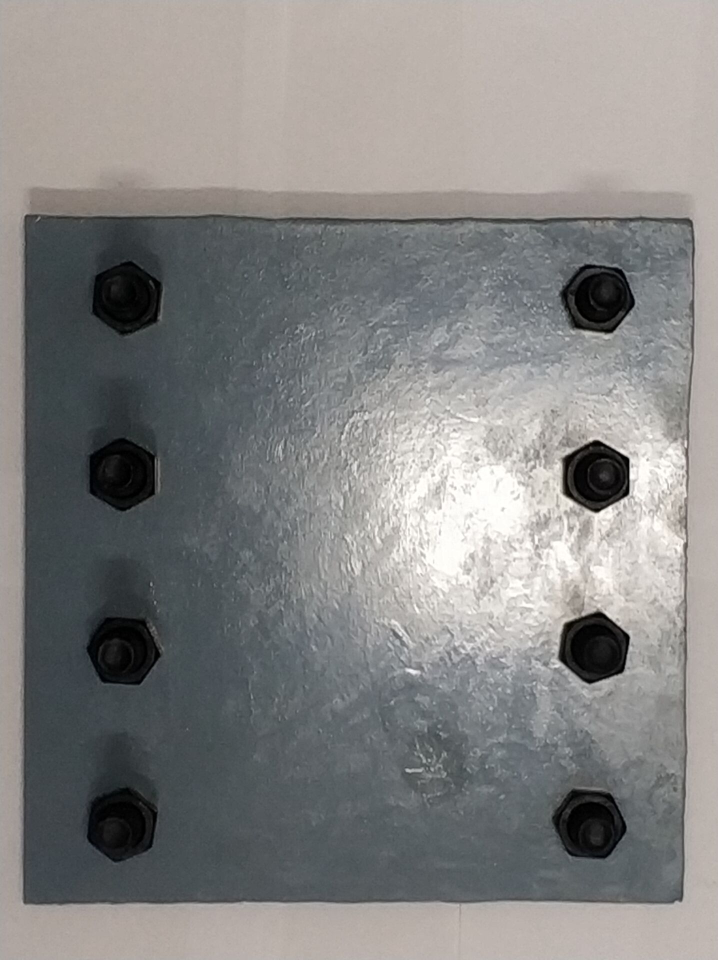
%> input picture code-refined/pic5/1.jpg, 1436 x 1920 px (shown at 1/2 size); its folder holds 2 pictures in this run
$ octave refine2.m   (GNU Octave 9; MATLAB toolbox functions it lacks are replaced by stand-ins)
%> lines starting %> are read from the running program, lines starting %| are printed output that depends on the picture
### code-refined/fun_2.m
function f=fun_2(x,varargin)
%% 图像进行去高光，降噪，锐化
%% x为输入的灰度图，varargin：不输入默认只去高光
f= 2.6136.*(x.^4)-4.034.*(x.^3)+1.1065.*(x.^2)+1.10105.*x -0.0053706;
%f = imadjust(f,[0,0.25],[0,1],0.6); %magnify the contrast
if nargin ==1
    f = f;
elseif nargin ==2
    if varargin{1} ==1  %采用线性平均滤波1
        h = ones(3,3)/5;
        h(1,1)=0; h(1,3)=0; h(3,1)=0; h(1,3)=0;
        f = conv2(f,h);
    end
    if varargin{1} ==2  %采用线性平均滤波2
        h = ones(3,3)/9;
        f = conv2(f,h);
    end
    if varargin{1} ==3  %采用中值滤波
        f = medfilt2(f);
    end
    if varargin{1} ==4  %采用wiener滤波
        f = wiener2(f,[10,10]);
    end
    if varargin{1} ==5  %采用拉普拉斯锐化
        h = [0,1,0;1,-4,1;0,1,0];
        f_lap = conv2(f,h,'same');
        f = f-f_lap;
    end
end

### code-refined/refine2.m
%%-------------------------------------------------------------------------------%%
%%相对于main函数对极坐标数据进行了高斯滤波，提升精度%%
%%利用角点进行线段分割，取协方差进行特征值分解，求得每条边方向
%%相比上一版本增加了点位筛选
%%重新从每一段直线的质心绘制直线，初步了解到误差椭圆这个概念
%%相比版本4提取出了每个螺栓的转角，利用去除一个最大值，去除一个最小值，然后平均后剔除大于3sigma的值
%%相比版本5进行了整合，代码重构，实现一个最终对比效果
%%相比版本6加入了图片裁剪功能
%%相比refine加入了图片倾斜校正校正功能(使用了Matlab自带函数，校准点为各个连通域中心)
%%对eigdecompose和polarpeak函数重写，序号为2，取消了图片输出功能，降低计算速度
%%修改时间：2020.6.23晚上
%%-------------------------------------------------------------------------------%%
clear;close all;clc;
%dbstop if error
%% 读取图片
srcDir='.\pic5'; %选择保存图片的文件夹名称
files=dir(fullfile(srcDir,'\*.jpg'));  %列出该文件夹下所有.jpg格式的文件
img1_o=im2double(rgb2gray(imread(fullfile(srcDir,'\',files(1).name))));
%> img1_o: size 1920x1436 double; min 0, max 1, mean 0.519
scale=1;  %用的原大小，且不裁剪图片
img1=imresize(fun_2(img1_o),scale);
%> in fun_2, `f= 2.6136.*(x.^4)-4.034.*(x.^3)+1.1065.*(x.^2)+1.10105.*x -0.0053706;`:
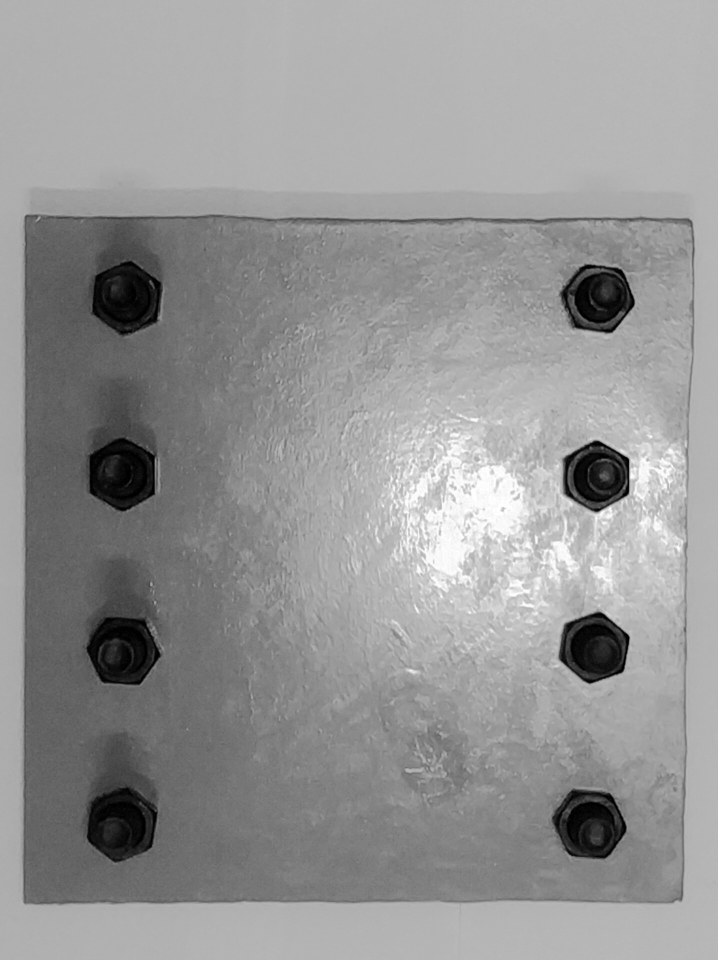
%> f: size 1920x1436 double (shown at 1/2 size); min -0.00537, max 0.782, mean 0.456; drawn with min black and max white
img2_o=im2double(rgb2gray(imread(fullfile(srcDir,'\',files(2).name))));
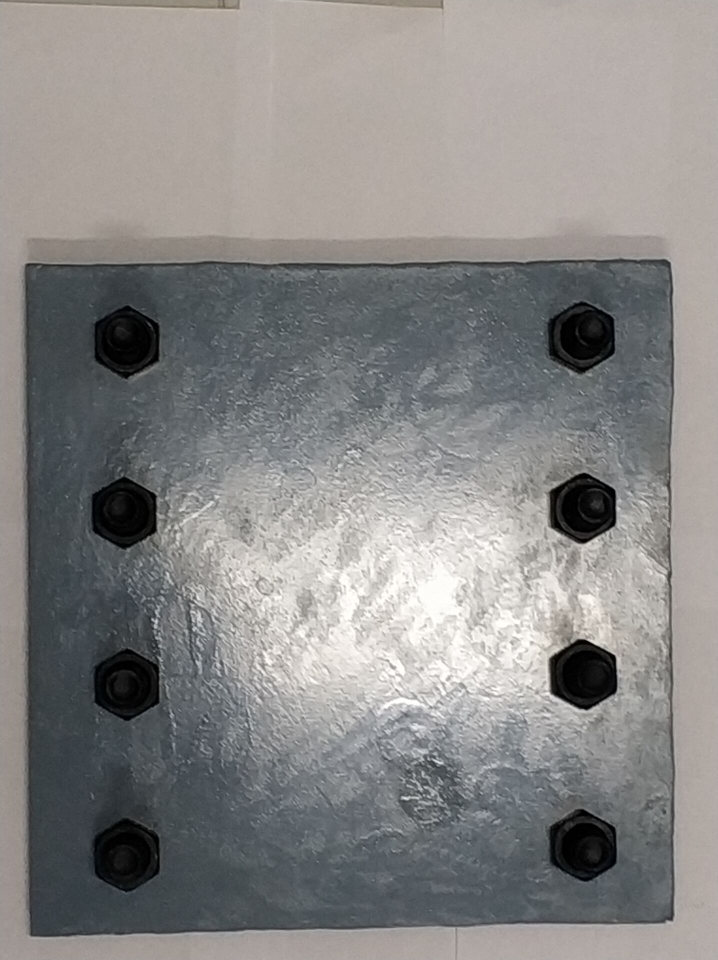
%> input picture code-refined/pic5/2.jpg, 1436 x 1920 px (shown at 1/2 size)
%> img2_o: size 1920x1436 double; min 0, max 1, mean 0.53
img2=imresize(fun_2(img2_o),scale);
%> in fun_2 (call 2), `f= 2.6136.*(x.^4)-4.034.*(x.^3)+1.1065.*(x.^2)+1.10105.*x -0.0053706;`:
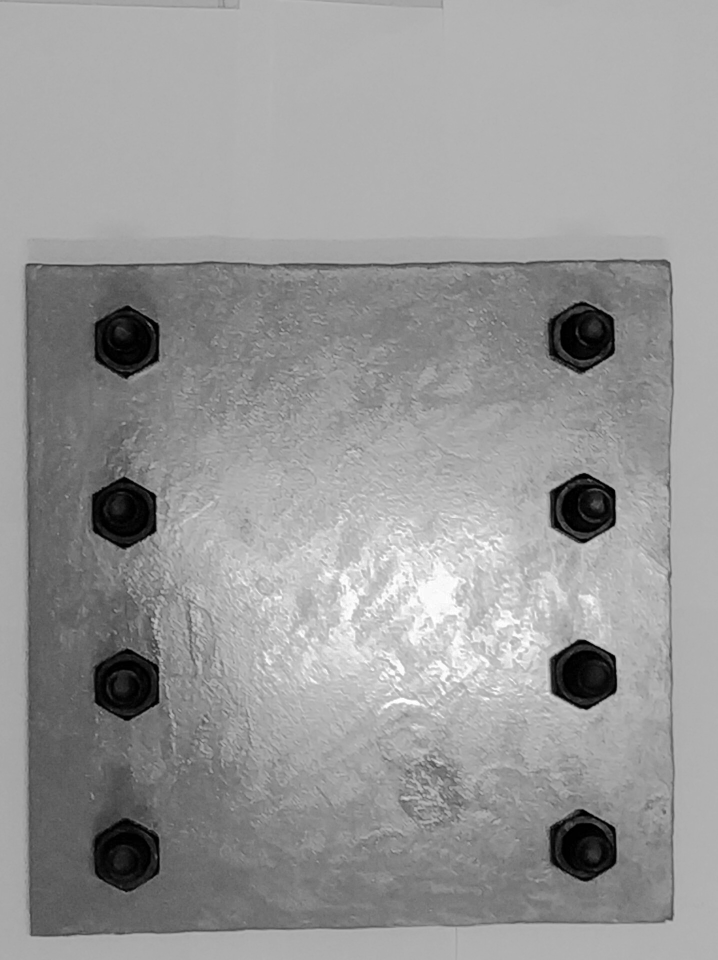
%> f: size 1920x1436 double (shown at 1/2 size); min -0.00537, max 0.782, mean 0.464; drawn with min black and max white
f1 = figure;imshow(img1);
%> (the run ends here)
